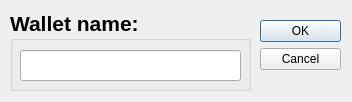
<?xml version="1.0" encoding="UTF-8"?>
<ui version="4.0">
 <class>nameWindow</class>
 <widget class="QDialog" name="nameWindow">
  <property name="geometry">
   <rect>
    <x>0</x>
    <y>0</y>
    <width>352</width>
    <height>102</height>
   </rect>
  </property>
  <property name="focusPolicy">
   <enum>Qt::StrongFocus</enum>
  </property>
  <property name="windowTitle">
   <string>Load wallet</string>
  </property>
  <property name="locale">
   <locale language="English" country="UnitedStates"/>
  </property>
  <widget class="QDialogButtonBox" name="buttonBox">
   <property name="geometry">
    <rect>
     <x>260</x>
     <y>20</y>
     <width>81</width>
     <height>61</height>
    </rect>
   </property>
   <property name="focusPolicy">
    <enum>Qt::StrongFocus</enum>
   </property>
   <property name="orientation">
    <enum>Qt::Vertical</enum>
   </property>
   <property name="standardButtons">
    <set>QDialogButtonBox::Cancel|QDialogButtonBox::Ok</set>
   </property>
  </widget>
  <widget class="QGroupBox" name="nameGroupBox">
   <property name="geometry">
    <rect>
     <x>10</x>
     <y>10</y>
     <width>241</width>
     <height>81</height>
    </rect>
   </property>
   <property name="font">
    <font>
     <pointsize>16</pointsize>
     <weight>75</weight>
     <bold>true</bold>
    </font>
   </property>
   <property name="locale">
    <locale language="English" country="UnitedStates"/>
   </property>
   <property name="title">
    <string>Wallet name:</string>
   </property>
   <widget class="QLineEdit" name="nameLineEdit">
    <property name="geometry">
     <rect>
      <x>10</x>
      <y>40</y>
      <width>221</width>
      <height>31</height>
     </rect>
    </property>
   </widget>
  </widget>
 </widget>
 <tabstops>
  <tabstop>nameLineEdit</tabstop>
  <tabstop>buttonBox</tabstop>
 </tabstops>
 <resources/>
 <connections>
  <connection>
   <sender>buttonBox</sender>
   <signal>accepted()</signal>
   <receiver>nameWindow</receiver>
   <slot>accept()</slot>
   <hints>
    <hint type="sourcelabel">
     <x>248</x>
     <y>254</y>
    </hint>
    <hint type="destinationlabel">
     <x>157</x>
     <y>274</y>
    </hint>
   </hints>
  </connection>
  <connection>
   <sender>buttonBox</sender>
   <signal>rejected()</signal>
   <receiver>nameWindow</receiver>
   <slot>reject()</slot>
   <hints>
    <hint type="sourcelabel">
     <x>316</x>
     <y>260</y>
    </hint>
    <hint type="destinationlabel">
     <x>286</x>
     <y>274</y>
    </hint>
   </hints>
  </connection>
 </connections>
</ui>
